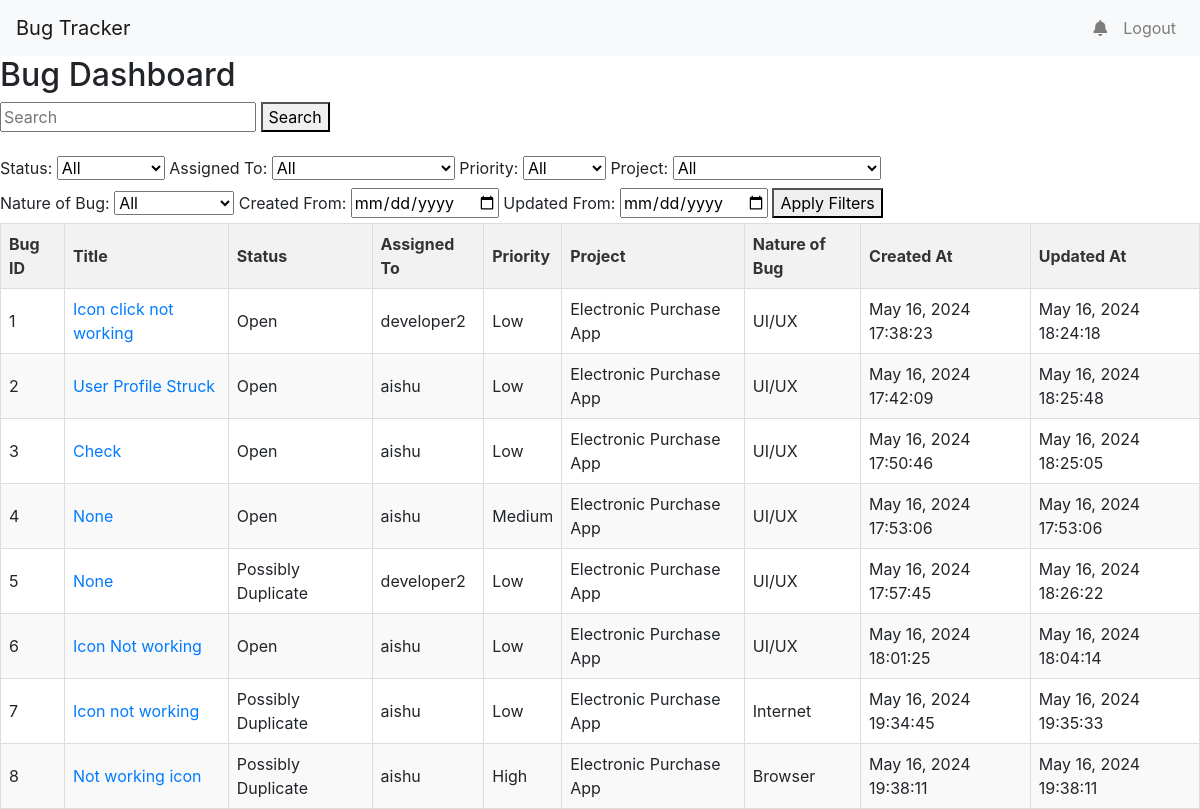
The app's page /bug_dashboard/ with its own data.
### accounts/models.py (models this page shows, shortened)
class Bug(models.Model):
    STATUS_CHOICES = [
        ('Open', 'Open'),
        ('In Progress', 'In Progress'),
        ('Testing', 'Testing'),
        ('Closed', 'Closed'),
        ('Held', 'Held'),
        ('Possibly Duplicate','Possibly Duplicate'),
        ('Duplicate','Duplicate'),
    ]
    PRIORITY_CHOICES = [
        ('Low', 'Low'),
        ('Medium', 'Medium'),
        ('High', 'High'),
    ]
    PROJECT_CHOICES = [
        ('Electronic Purchase App', 'Electronic Purchase App'),
        ('E-Reader App', 'E-Reader App'),
        ('Resume Builder', 'Resume Builder'),
        ('Video Editor', 'Video Editor'),
        ('Hold Account', 'Hold Account'),
    ]
    NATURE_CHOICES = [
        ('UI/UX', 'UI/UX'),
        ('Browser', 'Browser'),
        ('Internet', 'Internet'),
        ('Performance', 'Performance'),
        ('Crashing', 'Crashing'),
        ('Not Sure', 'Not Sure'),
    ]
    title = models.CharField(max_length=100)
    description = models.TextField()
    similar_bugs = models.ManyToManyField('self', symmetrical=False, blank=True)  # Many-to-many relationship to itself
    status = models.CharField(max_length=20, choices=STATUS_CHOICES, default='Open')
    priority = models.CharField(max_length=20, choices=PRIORITY_CHOICES)
    assigned_to = models.ForeignKey(
        CustomUser,
        on_delete=models.CASCADE,
        related_name='assigned_to',  # Custom related_name for assigned_to field
        null = True
    )
    nature_of_bug = models.CharField(max_length=20, choices=NATURE_CHOICES)
    expected_result = models.TextField()
    actual_result = models.TextField()
    frequency = models.IntegerField()
    project = models.CharField(max_length=100, choices=PROJECT_CHOICES)
    raised_by = models.ForeignKey(
        get_user_model(),
        on_delete=models.CASCADE,
        related_name='raised_by'  # Custom related_name for raised_by field
    )
    steps_followed = models.TextField()
    always_sometimes = models.CharField(max_length=20, choices=[('Always', 'Always'), ('Sometimes', 'Sometimes')])
    browser = models.CharField(max_length=100)
    os = models.CharField(max_length=100)
    images_log_files = models.ImageField(upload_to='bug_files/', null=True, blank=True)
    additional_information = models.TextField()
    created_at = models.DateTimeField(auto_now_add=True)
    updated_at = models.DateTimeField(auto_now=True)
    effort = models.FloatField(default=0, null=True, blank=True)

class CustomUser(AbstractUser):
    is_developer = models.BooleanField(default=False)
    is_tester = models.BooleanField(default=False)
    is_admin = models.BooleanField(default=False)
    experience = models.CharField(max_length=100, blank=True)
    workload = models.IntegerField(default=0)
    project = models.CharField(max_length=100, blank=True)
    last_bug_assigned = models.DateTimeField(null=True, blank=True)
    groups = models.ManyToManyField('auth.Group', related_name='customuser_set', blank=True, verbose_name='groups', help_text='The groups this user belongs to. A user will get all permissions granted to each of their groups.')
    user_permissions = models.ManyToManyField('auth.Permission', related_name='customuser_set', blank=True, verbose_name='user permissions', help_text='Specific permissions for this user.')

### accounts/views.py (the view, shortened to what this page needs)
# urls.py: path('bug_dashboard/', views.bug_dashboard, name='bug_dashboard'),
def bug_dashboard(request):
    bugs = Bug.objects.all()
    assigned_users = User.objects.filter(Q(is_staff=True) | Q(is_developer=True) | Q(is_tester=True))
    query = request.GET.get('q')
    status_filter = request.GET.get('status')
    if status_filter:
        bugs = bugs.filter(status=status_filter)
    assigned_to_filter = request.GET.get('assigned_to')
    if assigned_to_filter:
        bugs = bugs.filter(assigned_to__username=assigned_to_filter)
    priority_filter = request.GET.get('priority')
    if priority_filter:
        bugs = bugs.filter(priority=priority_filter)
    project_filter = request.GET.get('project')
    if project_filter:
        bugs = bugs.filter(project=project_filter)
    created_from_filter = request.GET.get('created_from')
    if created_from_filter:
        bugs = bugs.filter(created_at__date__gte=created_from_filter)
    updated_from_filter = request.GET.get('updated_from')
    if updated_from_filter:
        bugs = bugs.filter(updated_at__date__gte=updated_from_filter)
    project_filter = request.GET.get('project')
    if project_filter:
        bugs = bugs.filter(project=project_filter)
    nature_of_bug_filter = request.GET.get('nature_of_bug')
    if nature_of_bug_filter:
        bugs = bugs.filter(nature_of_bug=nature_of_bug_filter)
    context = {
        'bugs': bugs,
        'assigned_users': assigned_users,
        'status_filter': status_filter,
        'assigned_to_filter': assigned_to_filter,
        'priority_filter': priority_filter,
        'project_filter': project_filter,
        'project_filter': project_filter,
        'nature_of_bug_filter': nature_of_bug_filter,
        'created_at_filter': created_from_filter,
        'updated_at_filter': updated_from_filter,
    }
    return render(request, 'bug_dashboard.html', context)

### accounts/templates/bug_dashboard.html (shortened to what this page needs)
{% extends 'base.html' %}
{% block content %}
    <h2>Bug Dashboard</h2>
    <form method="get">
        <input type="text" name="q" placeholder="Search">
        <button type="submit">Search</button><br>
    </form>
    <form method="get">
        <br><label>Status:</label>
        <select name="status">
            <option value="">All</option>
        </select>
        <label>Assigned To:</label>
        <select name="assigned_to">
            <option value="">All</option>
        </select>
        <label>Priority:</label>
        <select name="priority">
            <option value="">All</option>
        </select>
        <label>Project:</label>
     <select name="project">
        <option value="" {% if not request.GET.project %} selected {% endif %}>All</option>
    </select><br>
    <label>Nature of Bug:</label>
    <select name="nature_of_bug">
        <option value="" {% if not request.GET.nature_of_bug %} selected {% endif %}>All</option>
    </select>
        <label>Created From:</label>
        <input type="date" id="created-from-input" name="created_from" value="{{ created_at_filter }}" />
        <label>Updated From:</label>
        <input type="date" id="updated-from-input" name="updated_from" value="{{ updated_at_filter}}" />
        <button type="submit">Apply Filters</button>
    </form>
    <div class="table-container">
        <table class="bug-table">
            <thead>
                <tr>
                    <th>Bug ID</th>
                    <th>Title</th>
                    <th>Status</th>
                    <th>Assigned To</th>
                    <th>Priority</th>
                    <th>Project</th>
                    <th>Nature of Bug</th>
                    <th>Created At</th>
                    <th>Updated At</th>
                </tr>
            </thead>
            <tbody>
                {% for bug in bugs %}
                <tr>
                    <td>{{ bug.id }}</td>
                    <td><a href="{% url 'bug_detail' bug.id %}">{{ bug.title }}</a></td>
                    <td>{{ bug.status }}</td>
                    <td>
                        {% if bug.assigned_to %}
                            {{ bug.assigned_to.username }}
                        {% else %}
                            None
                        {% endif %}
                    </td>
                    <td>{{ bug.priority }}</td>
                    <td>{{ bug.project }}</td>
                    <td>{{ bug.nature_of_bug }}</td>
                    <td>{{ bug.created_at | date:"F d, Y H:i:s" }}</td>
                    <td>{{ bug.updated_at | date:"F d, Y H:i:s" }}</td>
                </tr>
                {% empty %}
                <tr>
                    <td colspan="7">No bugs found.</td>
                </tr>
                {% endfor %}
            </tbody>
        </table>
    </div>
{% endblock %}

### accounts/templates/base.html (shortened to what this page needs)
<!DOCTYPE html>
<html lang="en">
<head>
    <link rel="stylesheet" href="https://stackpath.bootstrapcdn.com/bootstrap/4.5.2/css/bootstrap.min.css">
    <link rel="stylesheet" href="https://cdnjs.cloudflare.com/ajax/libs/font-awesome/5.15.4/css/all.min.css">
</head>
<body>
<nav class="navbar navbar-expand-lg navbar-light bg-light">
    <a class="navbar-brand" href="{% url 'user_dashboard' %}">Bug Tracker</a>
    <div class="collapse navbar-collapse" id="navbarSupportedContent">
        <ul class="navbar-nav ml-auto">
            <li class="nav-item">
                <a class="nav-link" href="{% url 'notifications' %}">
                    <i class="fas fa-bell bell-icon"></i>
                </a>
            </li>
            <li class="nav-item">
                <a class="nav-link" href="{% url 'logout' %}">
                    Logout
                </a>
            </li>
        </ul>
    </div>
</nav>
{% block content %}
{% endblock %}
</body>
</html>

### accounts/templates/bug_dashboard.html (style rules this page uses)
.table-container { overflow-x: auto; }
.bug-table { width: 100%; border-collapse: collapse; }
.bug-table th, .bug-table td { border: 1px solid #ddd; padding: 8px; text-align: left; }
.bug-table th { background-color: #f2f2f2; color: #333; }
.bug-table tr:nth-child(even) { background-color: #f9f9f9; }

### records on screen
Bug: id "1", title "Icon click not working", status "Open", assigned_to.username "developer2", priority "Low", project "Electronic Purchase App", nature_of_bug "UI/UX", created_at "May 16, 2024 17:38:23", updated_at "May 16, 2024 18:24:18"
Bug: id "2", title "User Profile Struck", status "Open", assigned_to.username "aishu", priority "Low", project "Electronic Purchase App", nature_of_bug "UI/UX", created_at "May 16, 2024 17:42:09", updated_at "May 16, 2024 18:25:48"
Bug: id "3", title "Check", status "Open", assigned_to.username "aishu", priority "Low", project "Electronic Purchase App", nature_of_bug "UI/UX", created_at "May 16, 2024 17:50:46", updated_at "May 16, 2024 18:25:05"
Bug: id "4", title "None", status "Open", assigned_to.username "aishu", priority "Medium", project "Electronic Purchase App", nature_of_bug "UI/UX", created_at "May 16, 2024 17:53:06", updated_at "May 16, 2024 17:53:06"
Bug: id "5", title "None", status "Possibly Duplicate", assigned_to.username "developer2", priority "Low", project "Electronic Purchase App", nature_of_bug "UI/UX", created_at "May 16, 2024 17:57:45", updated_at "May 16, 2024 18:26:22"
Bug: id "6", title "Icon Not working", status "Open", assigned_to.username "aishu", priority "Low", project "Electronic Purchase App", nature_of_bug "UI/UX", created_at "May 16, 2024 18:01:25", updated_at "May 16, 2024 18:04:14"
Bug: id "7", title "Icon not working", status "Possibly Duplicate", assigned_to.username "aishu", priority "Low", project "Electronic Purchase App", nature_of_bug "Internet", created_at "May 16, 2024 19:34:45", updated_at "May 16, 2024 19:35:33"
Bug: id "8", title "Not working icon", status "Possibly Duplicate", assigned_to.username "aishu", priority "High", project "Electronic Purchase App", nature_of_bug "Browser", created_at "May 16, 2024 19:38:11", updated_at "May 16, 2024 19:38:11"
